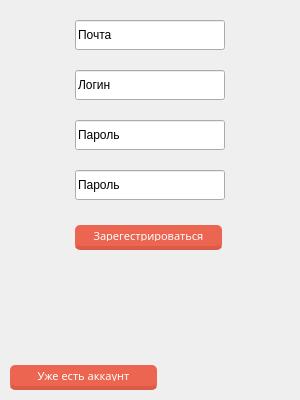
<?xml version="1.0" encoding="UTF-8"?>
<ui version="4.0">
 <class>Form</class>
 <widget class="QWidget" name="Form">
  <property name="enabled">
   <bool>true</bool>
  </property>
  <property name="geometry">
   <rect>
    <x>0</x>
    <y>0</y>
    <width>300</width>
    <height>400</height>
   </rect>
  </property>
  <property name="sizePolicy">
   <sizepolicy hsizetype="Fixed" vsizetype="Fixed">
    <horstretch>0</horstretch>
    <verstretch>0</verstretch>
   </sizepolicy>
  </property>
  <property name="minimumSize">
   <size>
    <width>0</width>
    <height>0</height>
   </size>
  </property>
  <property name="maximumSize">
   <size>
    <width>10000</width>
    <height>10000</height>
   </size>
  </property>
  <property name="windowTitle">
   <string>Окно регистрации</string>
  </property>
  <widget class="QPushButton" name="pushButton">
   <property name="geometry">
    <rect>
     <x>10</x>
     <y>360</y>
     <width>150</width>
     <height>30</height>
    </rect>
   </property>
   <property name="font">
    <font>
     <family>Roboto Slab</family>
     <pointsize>8</pointsize>
    </font>
   </property>
   <property name="styleSheet">
    <string notr="true">float: right;
margin-right: 3%;
margin-top: 5px;
border-radius: 5px;
-moz-border-radius: 5px;
-webkit-border-radius: 5px;
padding: 5px 9px;
font-size: 1.2em;
background-color: rgba(236, 101, 80, 1);
text-shadow: #454545 0 0 2px;
border-bottom: 4px solid rgba(217, 91, 72, 1);
color: white;
font-family: 'Roboto Slab', serif;</string>
   </property>
   <property name="text">
    <string>Уже есть аккаунт</string>
   </property>
  </widget>
  <widget class="QLineEdit" name="mail">
   <property name="geometry">
    <rect>
     <x>75</x>
     <y>20</y>
     <width>150</width>
     <height>30</height>
    </rect>
   </property>
   <property name="text">
    <string>Почта</string>
   </property>
  </widget>
  <widget class="QLineEdit" name="login2">
   <property name="geometry">
    <rect>
     <x>75</x>
     <y>70</y>
     <width>150</width>
     <height>30</height>
    </rect>
   </property>
   <property name="text">
    <string>Логин</string>
   </property>
  </widget>
  <widget class="QLineEdit" name="password2">
   <property name="geometry">
    <rect>
     <x>75</x>
     <y>120</y>
     <width>150</width>
     <height>30</height>
    </rect>
   </property>
   <property name="text">
    <string>Пароль</string>
   </property>
  </widget>
  <widget class="QLineEdit" name="password3">
   <property name="geometry">
    <rect>
     <x>75</x>
     <y>170</y>
     <width>150</width>
     <height>30</height>
    </rect>
   </property>
   <property name="text">
    <string>Пароль</string>
   </property>
  </widget>
  <widget class="QPushButton" name="pushButton_2">
   <property name="geometry">
    <rect>
     <x>75</x>
     <y>220</y>
     <width>150</width>
     <height>30</height>
    </rect>
   </property>
   <property name="font">
    <font>
     <family>Roboto Slab</family>
     <pointsize>8</pointsize>
    </font>
   </property>
   <property name="styleSheet">
    <string notr="true">float: right;
margin-right: 3%;
margin-top: 5px;
border-radius: 5px;
-moz-border-radius: 5px;
-webkit-border-radius: 5px;
padding: 5px 9px;
font-size: 1.2em;
background-color: rgba(236, 101, 80, 1);
text-shadow: #454545 0 0 2px;
border-bottom: 4px solid rgba(217, 91, 72, 1);
color: white;
font-family: 'Roboto Slab', serif;</string>
   </property>
   <property name="text">
    <string>Зарегестрироваться</string>
   </property>
  </widget>
 </widget>
 <resources/>
 <connections/>
</ui>
